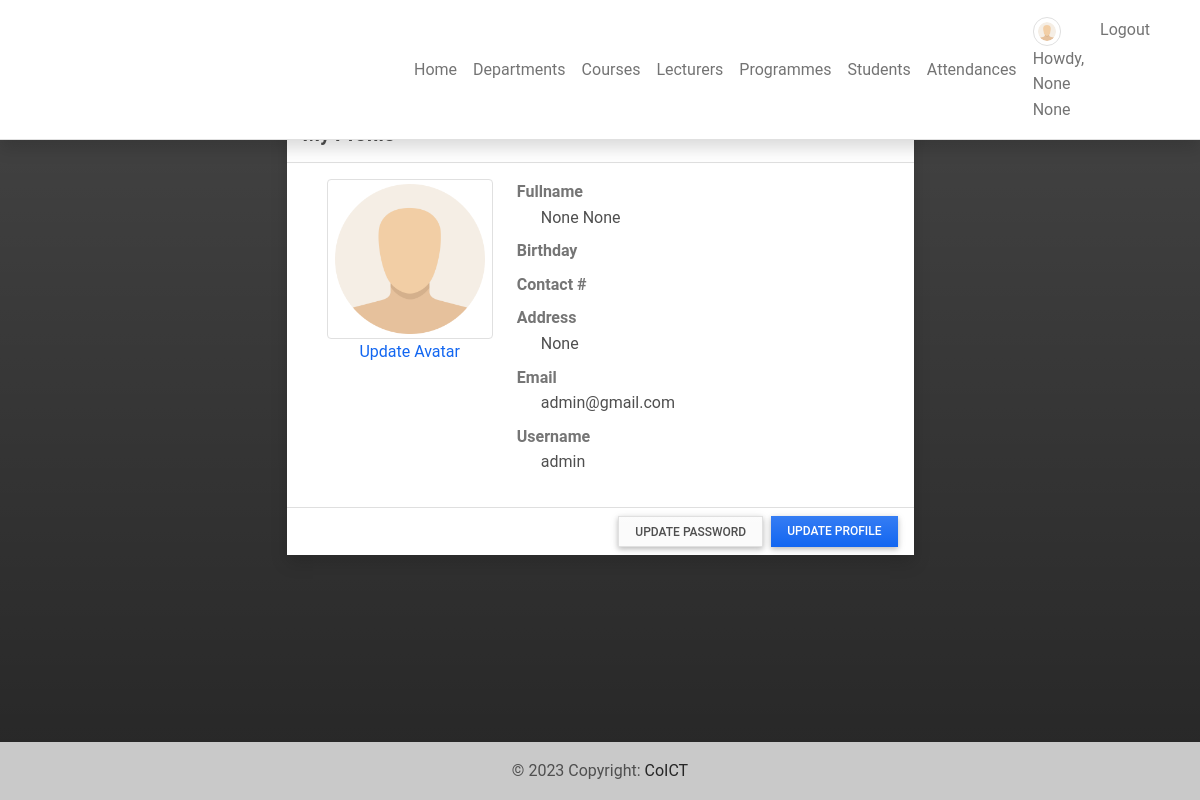
The page /profile (signed in) on the database its author committed.
### attendance/models.py (models this page shows, shortened)
class User(AbstractBaseUser):
    email = models.EmailField(
        verbose_name='email address',
        max_length=60,
        unique=True,
    )
    is_active = models.BooleanField(default=True)
    is_admin = models.BooleanField(default=False)
    is_staff = models.BooleanField(default=False)
    username = models.CharField(unique=True, max_length=15)
    first_name = models.CharField(max_length=100, null=True)
    middle_name = models.CharField(max_length=250, blank=True, null= True)
    last_name = models.CharField(max_length=100, null=True)
    gender = models.CharField(max_length=100, choices=[('Male','Male'),('Female','Female')], blank=True, null= True)
    programme = models.ForeignKey(Programme, to_field='programme_id', on_delete=models.CASCADE, null=True, blank=True)
    department = models.ForeignKey(Department, on_delete=models.CASCADE, blank=True, null=True)
    contact = models.CharField(max_length=250, blank=True, null= True)
    last_login = models.DateTimeField(auto_now=True)
    date_joined = models.DateTimeField(auto_now_add=True)
    objects = CustomUserManager()
    USERNAME_FIELD = 'username'
    REQUIRED_FIELDS = ["email"]
    class Meta:
        verbose_name = 'User'
        verbose_name_plural = 'Users'

class UserProfile(models.Model):
    user = models.OneToOneField(User, on_delete=models.CASCADE, related_name='profile')
    course = models.ManyToManyField(Course, through='Teaching')
    contact = models.CharField(max_length=250)
    address = models.TextField(blank=True, null = True)
    avatar = models.ImageField(blank=True, null = True, upload_to= 'images/')
    user_type = models.IntegerField(default = 2)
    gender = models.CharField(max_length=100, choices=[('Male','Male'),('Female','Female')], blank=True, null= True)
    department = models.ForeignKey(Department, on_delete=models.CASCADE, blank=True, null=True)

### attendance/views.py (the view)
# urls.py: path('profile',views.profile,name='profile'),
@login_required
def profile(request):
    context = {
        'page_title':"My Profile"
    }
    return render(request,'profile.html',context)

### attendance/templates/profile.html (shortened to what this page needs)
{% extends 'base.html' %} {% block pageContent%}
<div class="container">
    <div class="row justify-content-center">
        <div class="col-lg-7 col-md-10 col-sm-12 col-xs-12">
            <div class="card shadow rounded-0">
                <div class="card-header">
                    <div class="h5 card-title fw-bold">My Profile</div>
                </div>
                <div class="card-body">
                    <div class="container-fluid">
                        <div class="row">
                            <div class="col-md-4">
                                <img src="{% if user.profile.avatar %}{{ user.profile.avatar.url }}{% else %}{{ MEDIA_URL }}/default/default-avatar.png{% endif %}" alt="User-image" id="user-img-profile" class="img-thumbnail img-fluid">
                                <center><a href="{% url 'update-avatar'%}">Update Avatar</a></center>
                            </div>
                            <div class="col-md-8">
                                <dl>
                                    <dt class="text-muted">Fullname</dt>
                                    <dd class="ps-4">{{ user.first_name }} {{ user.last_name }}</dd>
                                    <dt class="text-muted">Birthday</dt>
                                    <dt class="text-muted">Contact #</dt>
                                    <dt class="text-muted">Address</dt>
                                    <dd class="ps-4">{{ user.profile.address }}</dd>
                                    <dt class="text-muted">Email</dt>
                                    <dd class="ps-4">{{ user.email }}</dd>
                                    <dt class="text-muted">Username</dt>
                                    <dd class="ps-4">{{ user.username }}</dd>
                                </dl>
                            </div>
                        </div>
                    </div>
                </div>
                <div class="card-footer">
                    <div class="d-flex w-100 text-end justify-content-end">
                        <a href="{% url 'update-password' %}" class="btn btn btn-light border btn-sm bg-gradient rounded-0 me-2">Update Password</a>
                        <a href="{% url 'update-profile' %}" class="btn btn btn-primary btn-sm bg-gradient rounded-0">Update Profile</a>
                    </div>
                </div>
            </div>
        </div>
    </div>
</div>
{% endblock pageContent%}

### attendance/templates/topNavigation.html (shortened to what this page needs)
{% load static %}
<header>
    <nav class="navbar navbar-expand-lg navbar-light bg-white fixed-top shadow border-bottom">
        <div class="container">
            <a class="navbar-brand custom-brand" href="{% url 'home-page' %}">
            </a>
            <div class="collapse navbar-collapse" id="navbarExample01">
                {% if user.id %}
                <ul class="navbar-nav me-auto mb-2 mb-lg-0" id="topNav">
                    <li class="nav-item">
                        <a class="nav-link" aria-current="page" href="{% url 'home-page' %}">Home</a>
                    </li>
                    {% if user.profile.user_type == 1 %}
                    <li class="nav-item">
                        <a class="nav-link" aria-current="page" href="{% url 'department-page' %}">Departments</a>
                    </li>
                    <li class="nav-item">
                        <a class="nav-link" aria-current="page" href="{% url 'course-page' %}">Courses</a>
                    </li>
                    <li class="nav-item">
                        <a class="nav-link" aria-current="page" href="{% url 'faculty-page' %}">Lecturers</a>
                    </li>
                    {% endif %}
                    <li class="nav-item">
                        <a class="nav-link" aria-current="page" href="{% url 'class-page' %}">Programmes</a>
                    </li>
                    <li class="nav-item">
                        <a class="nav-link" aria-current="page" href="{% url 'student-page' %}">Students</a>
                    </li>
                    <li class="nav-item">
                        <a class="nav-link" aria-current="page" href="{% url 'attendance-class' %}">Attendances</a>
                    </li>
                </ul>
                <ul class="navbar-nav d-flex flex-row">
                    {% if user.id %} {% if user.profile.user_type == 1 %} {% endif %}
                    <li class="nav-item me-3 me-lg-0">
                        <a class="nav-link" href="{% url 'profile' %}">
                            <span class="me-1"><img src="{% if user.profile.avatar %}{{ user.profile.avatar.url }}{% else %}{{ MEDIA_URL }}/default/default-avatar.png{% endif %}" alt="User Avatar" data-url="{% if user.profile.avatar %}{{ user.profile.avatar.url }}{% else %}{{ MEDIA_URL }}/default/default-avatar.png{% endif %}" id="user-avatar" class="img-thumbnail rounded-circle"></span>Howdy,
                            {{ user.first_name }} {{user.last_name}}
                        </a>
                    </li>
                    <li class="nav-item me-3 me-lg-0">
                        <a class="nav-link" href="{% url 'logout' %}">Logout</a>
                    </li>
                    {% else %}
                    <li class="nav-item me-3 me-lg-0">
                        <a class="nav-link" href="{% url 'login' %}">Login</a>
                    </li>
                    {% endif %}
                </ul>
                {% endif %}
            </div>
        </div>
    </nav>
</header>

### static/assets/default/css/style.css (style rules this page uses)
html, body { height: 100%; width: 100%; max-height: 100%; overflow: auto; display: flex; flex-direction: column; }
body>header { flex-shrink: auto; }
#user-avatar { width: 1.8rem; height: 1.8rem; object-fit: scale-down; object-position: center center; }
#user-img-profile { width: 100%; height: auto; max-height: 20vh; object-fit: scale-down; object-position: center center; }
.navbar-brand { max-width: auto; max-height: auto; }
.custom-brand { width: 500px; }

### rows shown on the page
User: first_name "None", last_name "None", profile.address "None", email "admin@gmail.com", username "admin"
